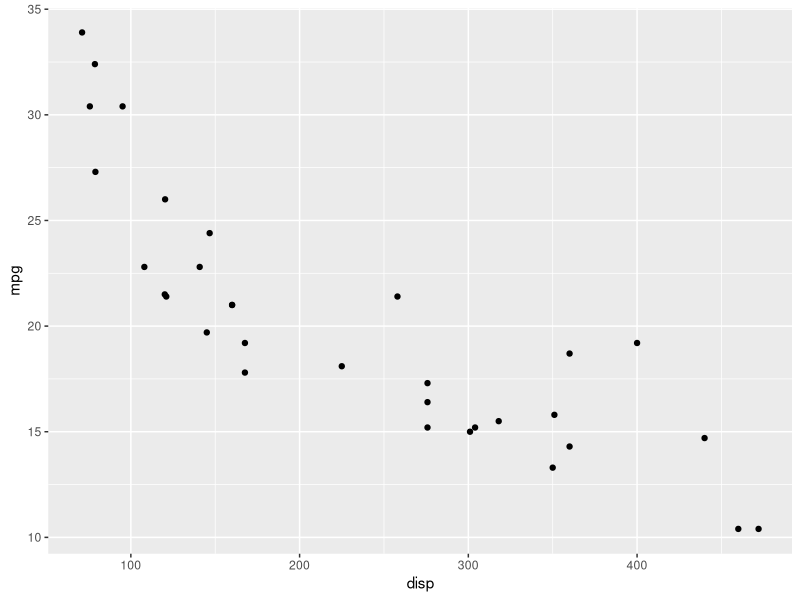
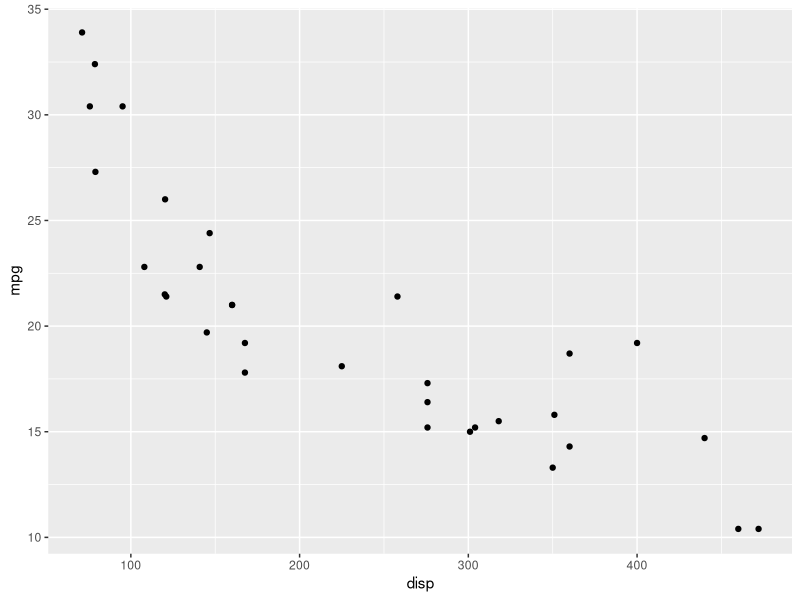

Recreate these plots in R, in order.
# Loading packages
library(tidyverse)

# Creating a simple plot
ggplot(mtcars, aes(disp, mpg)) +
  geom_point()

ggsave("plot1.png")
